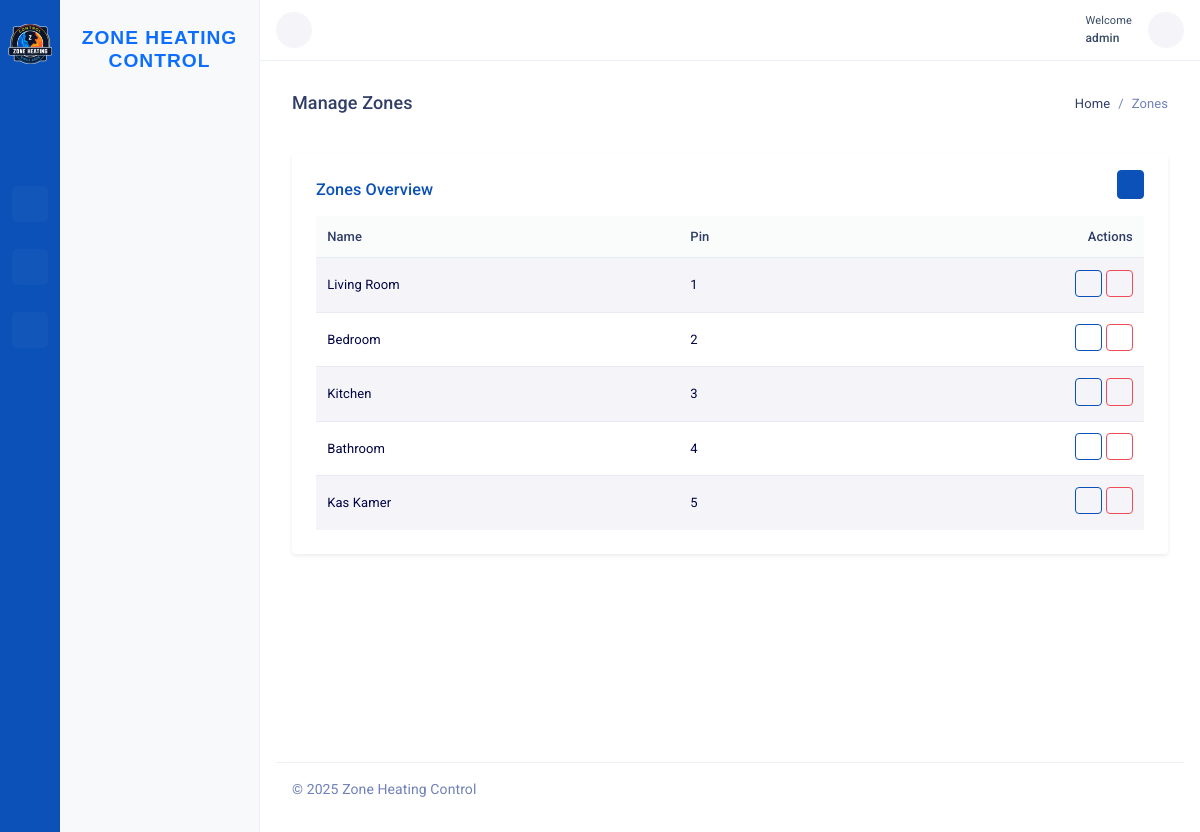
Page /zones/ (signed in) on the earlier database version.
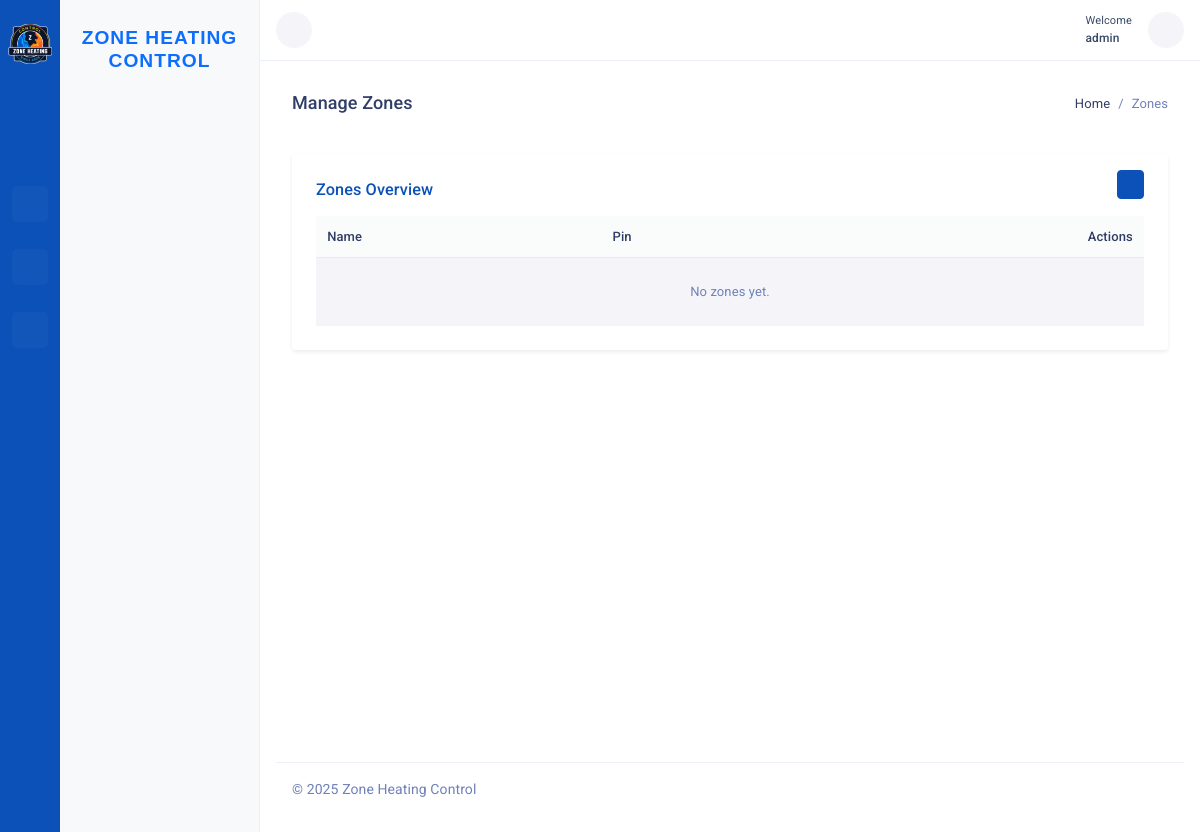
Same page on the later database version.
### controller/models.py (models this page shows, shortened)
class Zone(models.Model):
    name = models.CharField(max_length=100)
    pin = models.PositiveIntegerField(unique=True, null=True, blank=True)
    current_temperature = models.FloatField(default=20.0)

### controller/views.py (the view)
# urls.py: path("zones/", ZoneListView.as_view(), name="zone-list"),
class ZoneListView(ListView):
    model = Zone
    template_name = "controller/zones.html"
    context_object_name = "zones"
    def get_context_data(self, **kwargs):
        context = super().get_context_data(**kwargs)
        overrides = get_active_overrides()
        context.update({
            "overrides": {o.zone.id: o for o in overrides},
            "page_title": "Manage Zones",
            "breadcrumbs": [
                {"name": "Home", "url": "/", "active": False},
                {"name": "Zones", "url": None, "active": True},
            ]
        })
        return context

### controller/views.py (called while the page is built)
def get_active_overrides():
    now = timezone.now()
    return list(
        ManualOverride.objects.filter(active_from__lte=now).filter(
            Q(active_until__gte=now) | Q(active_until__isnull=True)
        )
    )

### core/context_processors.py (called while the page is built, shortened)
def sidebar_tabs(request):
    if not request.user.is_authenticated:
        return {"SIDEBAR_TABS": []}
    tabs = []
    resolver_match = getattr(request, "resolver_match", None)
    current_url_name = resolver_match.url_name if resolver_match else None
    for tab in SIDEBAR_TABS:
        tab_copy = tab.copy()
        tab_copy["is_active"] = False
        links_copy = []
        for link in tab_copy.get("links", []):
            link_copy = link.copy()
            link_copy["is_active"] = False
            if link.get("url_name") == current_url_name:
                link_copy["is_active"] = True
                tab_copy["is_active"] = True
            children_copy = []
            links_copy.append(link_copy)
        tab_copy["links"] = links_copy
        tabs.append(tab_copy)
    return {"SIDEBAR_TABS": tabs}

### controller/templates/controller/zones.html (shortened to what this page needs)
{% extends 'controller/base_controller.html' %}
{% block content_dashboard %}
<div class="container-fluid py-4">
    <div class="card shadow-sm border-0">
        <div class="card-header bg-transparent border-0 pt-3 pb-2 px-4 d-inline-flex justify-content-between align-items-center">
            <h5 class="fw-semibold mb-0 text-primary">Zones Overview</h5>
            <a href="{% url 'controller:zone-create' %}" class="btn btn-primary btn-sm d-flex align-items-center p-2">
                <i class="ti ti-plus"></i>
            </a>
        </div>
        <div class="card-body pt-2 px-4 pb-4">
            <div class="table-responsive">
                <table id="zonesTable" class="table table-hover table-striped align-middle mb-0 nowrap" style="width:100%">
                    <thead class="table-light">
                        <tr>
                            <th>Name</th>
                            <th>Pin</th>
                            <th class="text-end">Actions</th>
                        </tr>
                    </thead>
                    <tbody>
                        {% for zone in zones %}
                        <tr>
                            <td>{{ zone.name }}</td>
                            <td>{{ zone.pin }}</td>
                            <td class="text-end">
                                <div class="d-inline-flex align-items-center gap-1 flex-wrap">
                                    <a href="{% url 'controller:zone-update' zone.id %}" class="btn btn-sm btn-outline-primary mb-1">
                                        <i class="ti ti-edit"></i>
                                    </a>
                                    <button type="button"
                                            class="btn btn-sm btn-outline-danger delete-btn mb-1"
                                            data-bs-toggle="modal"
                                            data-bs-target="#deleteModal"
                                            data-id="{{ zone.id }}"
                                            data-name="{{ zone.name }}">
                                        <i class="ti ti-trash"></i>
                                    </button>
                                </div>
                            </td>
                        </tr>
                        {% empty %}
                        <tr>
                            <td colspan="3" class="text-center py-4 text-muted">No zones yet.</td>
                        </tr>
                        {% endfor %}
                    </tbody>
                </table>
            </div>
        </div>
    </div>
</div>
{% endblock %}

Differences in the rows shown:
removed Zone: name "Living Room", pin "1"
removed Zone: name "Bedroom", pin "2"
removed Zone: name "Kitchen", pin "3"
removed Zone: name "Bathroom", pin "4"
removed Zone: name "Kas Kamer", pin "5"
Other differences:
text now shown: "No zones yet."
